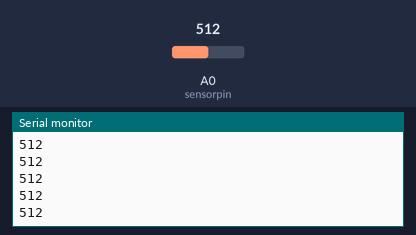
Bench run of a sketch on a simulated Arduino Uno, built with avr-gcc and run on an emulated ATmega328P. On the bench: the last lines printed to the serial monitor. The inputs (shaded band) are chosen by the test bench; at power-on: A0 (sensorpin) = 512.

Above: at 1.2 s.
1.3 s: A0 (sensorpin) set to 716
At 2.1 s:
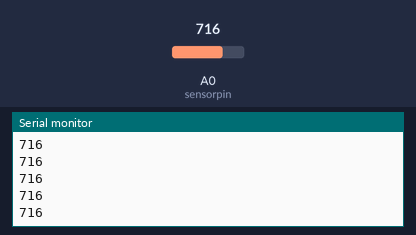
2.8 s: A0 (sensorpin) set to 900
At 3.7 s:
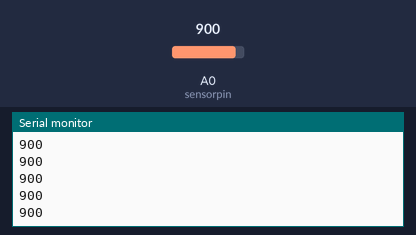
Timing chart, 0 to 5.8 s (numbered marks = the images above; inputs shaded):
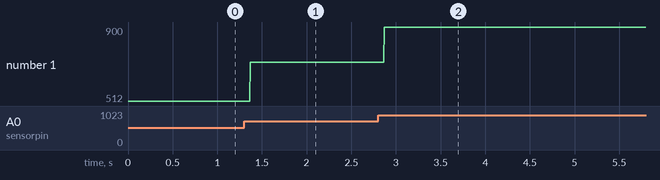

The sketch:

CdS_test.ino
```cpp
const int sensorpin=A0;

void setup()
{
  Serial.begin(9600);
}

void loop()
{
  int rate = analogRead(sensorpin);
  Serial.println(rate);
}
```

Measured:
- after the input at 1.3 s, the serial monitor: prints a new line after 0.07 s (image 1)
- after the input at 2.8 s, the serial monitor: prints a new line after 0.07 s (image 2)
- plotted number 1: 512 → 716 after the input at 1.3 s, 716 → 900 after the input at 2.8 s
